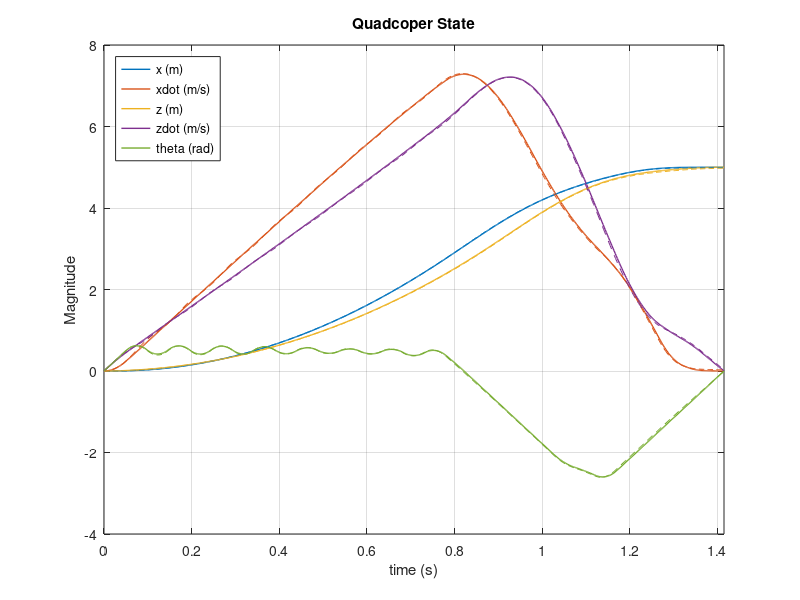
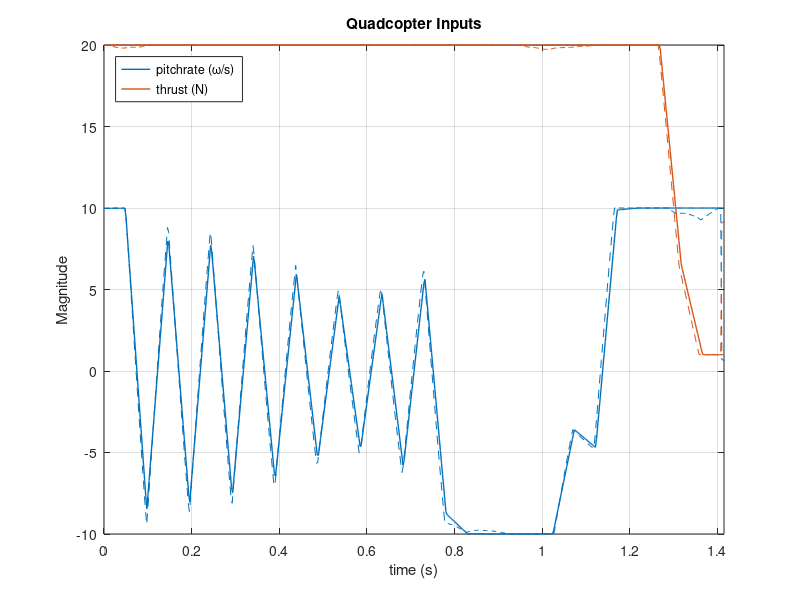

MATLAB code to generate these figures, in order:
function AnalysisOfOptimalTrajectory
close all
load traj
topt = t;
xopt = x;
uopt = u;

load data
tsim = processdata.t;
xsim = [processdata.x; processdata.xdot; processdata.z; processdata.zdot; processdata.theta];
usim = [controllerdata.actuators.pitchrate; controllerdata.actuators.thrust];

clf;

% Get MATLAB's standard list of colors
colorList = get(gca,'ColorOrder');

% Comment from here (State)
figure(1)
plot(topt,xopt,'-','linewidth',1);
hold on;
for i=1:size(xopt,1)
    plot(tsim,xsim(i,:),'--','color',colorList(i,:));
end
xlim([0, topt(end)])
title('Quadcoper State')
legend('x (m)','xdot (m/s)','z (m)','zdot (m/s)','theta (rad)','Location','northwest');
xlabel('time (s)')
ylabel('Magnitude')
grid on
% To here

% Comment from here (Input)
figure(2)
plot(topt,uopt,'-','linewidth',1);
hold on;
for i=1:size(uopt,1)
    plot(tsim,usim(i,:),'--','color',colorList(i,:));
end
legend('pitchrate (\omega/s)','thrust (N)','Location','northwest');
title('Quadcopter Inputs')
xlabel('time (s)')
ylabel('Magnitude')
grid on
% To here

xlim([topt(1) topt(end)]);

end
